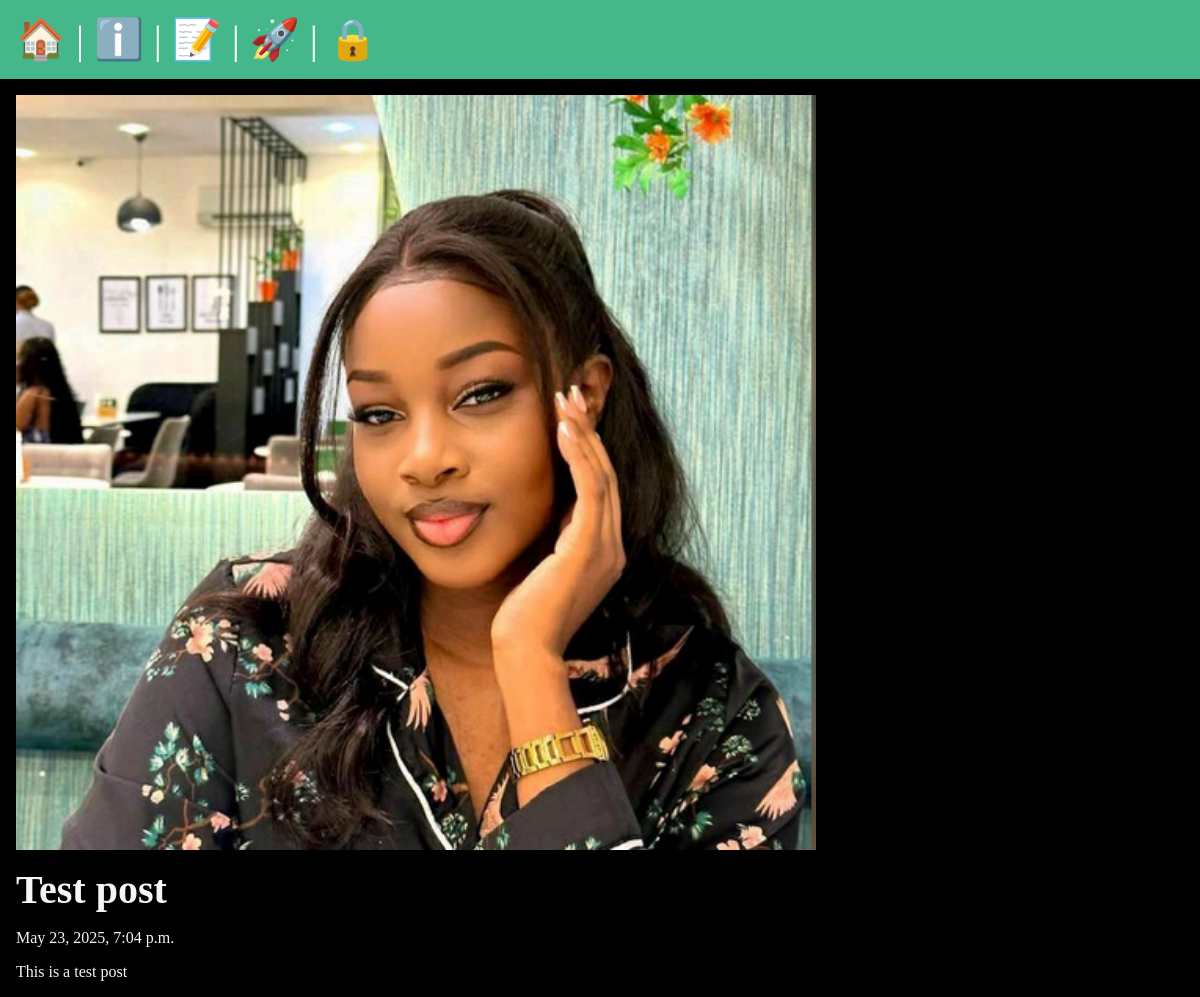
Screenshot of /posts/test-post with the database file from the repository.
### posts/models.py (models this page shows, shortened)
class Post(models.Model):
    title = models.CharField(max_length=75)
    body = models.TextField()
    slug = models.SlugField()
    date = models.DateTimeField(auto_now_add=True)
    banner = models.ImageField(default='fallback.png', blank=True)
    author = models.ForeignKey(User, on_delete=models.CASCADE, default=None)

### posts/views.py (the view)
# urls.py: path('<slug:slug>', views.post_page, name='page' ),
def post_page(request, slug):
    post = Post.objects.get(slug=slug)
    return render(request,
                  'posts/post_page.html',
                  {'post': post})

### posts/templates/posts/post_page.html (shortened to what this page needs)
{%  extends 'layout.html' %}
{% block content %}
    <section>
        <img class="banner" src="{{ post.banner.url }}" alt="{{ post.title }}" />
        <h1> {{ post.title }} </h1>
        <p> {{ post.date }} </p>
        <p> {{ post.body }} </p>
    </section>
{% endblock %}

### static/css/style.css (style rules this page uses)
* { margin: 0; padding: 0; box-sizing: border-box; }
body { min-height: 100vh; background-color: black; color: whitesmoke; font-size: 3rem; }
section { display: flex; flex-flow: column; gap: 1rem; }
h1,h2 { font-size: 2.5rem; }
p { font-size: 1rem; }
.banner { display: block; width: 100%; max-width: 800px; }

### rows the page displays
Post: banner (picture), title "Test post", date "May 23, 2025, 7:04 p.m.", body "This is a test post"
